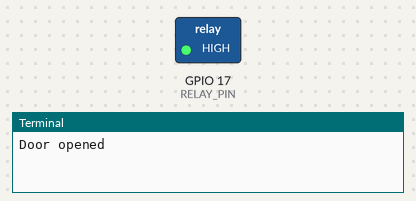
Recording of a program running on a simulated Raspberry Pi (BCM pin numbers). Shown: switched loads named in the program (green lamp = pin HIGH), the last lines printed to the terminal. Threads take turns every 2 ms. At 10.0 s the program stops and its outputs stay as they are.

Above: at 0.1 s.
At 5.1 s:
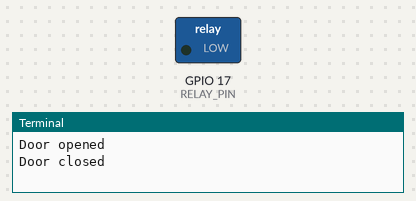
Timing chart, 0 to 6.6 s (numbered marks = the images above):
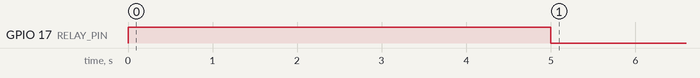

The program:

rel_control.py
```python
import RPi.GPIO as GPIO
import time
import threading

# Definitions
RELAY_PIN = 17
DOOR_OPEN_TIME = 5  # The time the door stays open in seconds

# GPIO Setup
GPIO.setmode(GPIO.BCM)
GPIO.setup(RELAY_PIN, GPIO.OUT)
GPIO.output(RELAY_PIN, GPIO.LOW)  # Close the door initially

def open_door():
    """
    Opens the door
    """
    try:
        GPIO.output(RELAY_PIN, GPIO.HIGH)  # Open the door
        print("Door opened")

        # Lauch a separate thread to close the door after a delay
        threading.Thread(target=close_door_after_delay).start()

        return True  # Door opened successfully
    except Exception as e:
        print(f"Error while opening the door: {e}")
        return False  # Door opening failed

def close_door_after_delay():
    """
    Delays the door closing
    """
    time.sleep(DOOR_OPEN_TIME)
    GPIO.output(RELAY_PIN, GPIO.LOW)  # Close the door
    print("Door closed")

def cleanup(clean=False):
    """
    Cleans up the GPIO state
    clean: States whether to clean up the GPIO state or not
    """
    if clean:
        GPIO.cleanup()
        print("GPIO cleaned up")

# Test
if __name__ == "__main__":
    try:
        open_door()
        # Other code
        time.sleep(10)  # Shit
    finally:
        cleanup(clean=True)  # Clean up the GPIO state
```

Measured:
- by itself, GPIO 17 (RELAY_PIN): LOW → HIGH at 0.00 s, → LOW 5.0 s later
